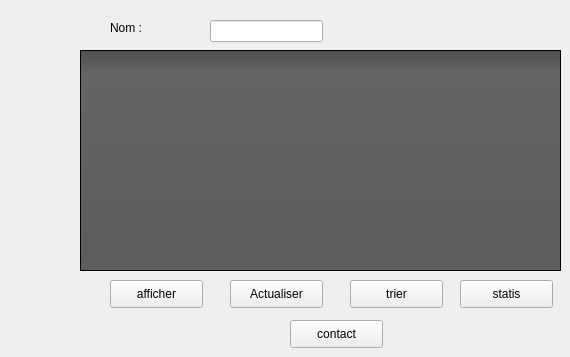
     <widget class="QWidget" name="tab_2">
      <attribute name="title">
       <string>Afficher les clients</string>
      </attribute>
      <widget class="QTableView" name="tableView">
       <property name="geometry">
        <rect>
         <x>80</x>
         <y>50</y>
         <width>481</width>
         <height>221</height>
        </rect>
       </property>
       <property name="styleSheet">
        <string notr="true">QToolTip
{
     border: 1px solid black;
     background-color: #ffa02f;
     padding: 1px;
     border-radius: 3px;
     opacity: 100;
}

QWidget
{
    color: #b1b1b1;
    background-color: #323232;
}

QWidget:item:hover
{
    background-color: QLinearGradient( x1: 0, y1: 0, x2: 0, y2: 1, stop: 0 #ffa02f, stop: 1 #ca0619);
    color: #000000;
}

QWidget:item:selected
{
    background-color: QLinearGradient( x1: 0, y1: 0, x2: 0, y2: 1, stop: 0 #ffa02f, stop: 1 #d7801a);
}

QMenuBar::item
{
    background: transparent;
}

QMenuBar::item:selected
{
    background: transparent;
    border: 1px solid #ffaa00;
}

QMenuBar::item:pressed
{
    background: #444;
    border: 1px solid #000;
    background-color: QLinearGradient(
        x1:0, y1:0,
        x2:0, y2:1,
        stop:1 #212121,
        stop:0.4 #343434/*,
        stop:0.2 #343434,
        stop:0.1 #ffaa00*/
    );
    margin-bottom:-1px;
    padding-bottom:1px;
}

QMenu
{
    border: 1px solid #000;
}

QMenu::item
{
    padding: 2px 20px 2px 20px;
}

QMenu::item:selected
{
    color: #000000;
}

QWidget:disabled
{
    color: #404040;
    background-color: #323232;
}

QAbstractItemView
{
    background-color: QLinearGradient( x1: 0, y1: 0, x2: 0, y2: 1, stop: 0 #4d4d4d, stop: 0.1 #646464, stop: 1 #5d5d5d);
}

QWidget:focus
{
    /*border: 2px solid QLinearGradient( x1: 0, y1: 0, x2: 0, y2: 1, stop: 0 #ffa02f, stop: 1 #d7801a);*/
}

QLineEdit
{
    background-color: QLinearGradient( x1: 0, y1: 0, x2: 0, y2: 1, stop: 0 #4d4d4d, stop: 0 #646464, stop: 1 #5d5d5d);
    padding: 1px;
    border-style: solid;
    border: 1px solid #1e1e1e;
    border-radius: 5;
}

QPushButton
{
    color: #b1b1b1;
    background-color: QLinearGradient( x1: 0, y1: 0, x2: 0, y2: 1, stop: 0 #565656, stop: 0.1 #525252, stop: 0.5 #4e4e4e, stop: 0.9 #4a4a4a, stop: 1 #464646);
    border-width: 1px;
    border-color: #1e1e1e;
    border-style: solid;
    border-radius: 6;
    padding: 3px;
    font-size: 12px;
    padding-left: 5px;
    padding-right: 5px;
}

QPushButton:pressed
{
    background-color: QLinearGradient( x1: 0, y1: 0, x2: 0, y2: 1, stop: 0 #2d2d2d, stop: 0.1 #2b2b2b, stop: 0.5 #292929, stop: 0.9 #282828, stop: 1 #252525);
}

QComboBox
{
    selection-background-color: #ffaa00;
    background-color: QLinearGradient( x1: 0, y1: 0, x2: 0, y2: 1, stop: 0 #565656, stop: 0.1 #525252, stop: 0.5 #4e4e4e, stop: 0.9 #4a4a4a, stop: 1 #464646);
    border-style: solid;
    border: 1px solid #1e1e1e;
    border-radius: 5;
}

QComboBox:hover,QPushButton:hover
{
    border: 2px solid QLinearGradient( x1: 0, y1: 0, x2: 0, y2: 1, stop: 0 #ffa02f, stop: 1 #d7801a);
}


QComboBox:on
{
    padding-top: 3px;
    padding-left: 4px;
    background-color: QLinearGradient( x1: 0, y1: 0, x2: 0, y2: 1, stop: 0 #2d2d2d, stop: 0.1 #2b2b2b, stop: 0.5 #292929, stop: 0.9 #282828, stop: 1 #252525);
    selection-background-color: #ffaa00;
}

QComboBox QAbstractItemView
{
    border: 2px solid darkgray;
    selection-background-color: QLinearGradient( x1: 0, y1: 0, x2: 0, y2: 1, stop: 0 #ffa02f, stop: 1 #d7801a);
}

QComboBox::drop-down
{
     subcontrol-origin: padding;
     subcontrol-position: top right;
     width: 15px;

     border-left-width: 0px;
     border-left-color: darkgray;
     border-left-style: solid; /* just a single line */
     border-top-right-radius: 3px; /* same radius as the QComboBox */
     border-bottom-right-radius: 3px;
 }

QComboBox::down-arrow
{
     image: url(:/down_arrow.png);
}

QGroupBox:focus
{
border: 2px solid QLinearGradient( x1: 0, y1: 0, x2: 0, y2: 1, stop: 0 #ffa02f, stop: 1 #d7801a);
}

QTextEdit:focus
{
    border: 2px solid QLinearGradient( x1: 0, y1: 0, x2: 0, y2: 1, stop: 0 #ffa02f, stop: 1 #d7801a);
}

QScrollBar:horizontal {
     border: 1px solid #222222;
     background: QLinearGradient( x1: 0, y1: 0, x2: 0, y2: 1, stop: 0.0 #121212, stop: 0.2 #282828, stop: 1 #484848);
     height: 7px;
     margin: 0px 16px 0 16px;
}

QScrollBar::handle:horizontal
{
      background: QLinearGradient( x1: 0, y1: 0, x2: 1, y2: 0, stop: 0 #ffa02f, stop: 0.5 #d7801a, stop: 1 #ffa02f);
      min-height: 20px;
      border-radius: 2px;
}

QScrollBar::add-line:horizontal {
      border: 1px solid #1b1b19;
      border-radius: 2px;
      background: QLinearGradient( x1: 0, y1: 0, x2: 1, y2: 0, stop: 0 #ffa02f, stop: 1 #d7801a);
      width: 14px;
      subcontrol-position: right;
      subcontrol-origin: margin;
}

QScrollBar::sub-line:horizontal {
      border: 1px solid #1b1b19;
      border-radius: 2px;
      background: QLinearGradient( x1: 0, y1: 0, x2: 1, y2: 0, stop: 0 #ffa02f, stop: 1 #d7801a);
      width: 14px;
     subcontrol-position: left;
     subcontrol-origin: margin;
}

QScrollBar::right-arrow:horizontal, QScrollBar::left-arrow:horizontal
{
      border: 1px solid black;
      width: 1px;
      height: 1px;
      background: white;
}

QScrollBar::add-page:horizontal, QScrollBar::sub-page:horizontal
{
      background: none;
}

QScrollBar:vertical
{
      background: QLinearGradient( x1: 0, y1: 0, x2: 1, y2: 0, stop: 0.0 #121212, stop: 0.2 #282828, stop: 1 #484848);
      width: 7px;
      margin: 16px 0 16px 0;
      border: 1px solid #222222;
}

QScrollBar::handle:vertical
{
      background: QLinearGradient( x1: 0, y1: 0, x2: 0, y2: 1, stop: 0 #ffa02f, stop: 0.5 #d7801a, stop: 1 #ffa02f);
      min-height: 20px;
      border-radius: 2px;
}

QScrollBar::add-line:vertical
{
      border: 1px solid #1b1b19;
      border-radius: 2px;
      background: QLinearGradient( x1: 0, y1: 0, x2: 0, y2: 1, stop: 0 #ffa02f, stop: 1 #d7801a);
      height: 14px;
      subcontrol-position: bottom;
      subcontrol-origin: margin;
}

QScrollBar::sub-line:vertical
{
      border: 1px solid #1b1b19;
      border-radius: 2px;
      background: QLinearGradient( x1: 0, y1: 0, x2: 0, y2: 1, stop: 0 #d7801a, stop: 1 #ffa02f);
      height: 14px;
      subcontrol-position: top;
      subcontrol-origin: margin;
}

QScrollBar::up-arrow:vertical, QScrollBar::down-arrow:vertical
{
      border: 1px solid black;
      width: 1px;
      height: 1px;
      background: white;
}


QScrollBar::add-page:vertical, QScrollBar::sub-page:vertical
{
      background: none;
}

QTextEdit
{
    background-color: #242424;
}

QPlainTextEdit
{
    background-color: #242424;
}

QHeaderView::section
{
    background-color: QLinearGradient(x1:0, y1:0, x2:0, y2:1, stop:0 #616161, stop: 0.5 #505050, stop: 0.6 #434343, stop:1 #656565);
    color: white;
    padding-left: 4px;
    border: 1px solid #6c6c6c;
}

QCheckBox:disabled
{
color: #414141;
}

QDockWidget::title
{
    text-align: center;
    spacing: 3px; /* spacing between items in the tool bar */
    background-color: QLinearGradient(x1:0, y1:0, x2:0, y2:1, stop:0 #323232, stop: 0.5 #242424, stop:1 #323232);
}

QDockWidget::close-button, QDockWidget::float-button
{
    text-align: center;
    spacing: 1px; /* spacing between items in the tool bar */
    background-color: QLinearGradient(x1:0, y1:0, x2:0, y2:1, stop:0 #323232, stop: 0.5 #242424, stop:1 #323232);
}

QDockWidget::close-button:hover, QDockWidget::float-button:hover
{
    background: #242424;
}

QDockWidget::close-button:pressed, QDockWidget::float-button:pressed
{
    padding: 1px -1px -1px 1px;
}

QMainWindow::separator
{
    background-color: QLinearGradient(x1:0, y1:0, x2:0, y2:1, stop:0 #161616, stop: 0.5 #151515, stop: 0.6 #212121, stop:1 #343434);
    color: white;
    padding-left: 4px;
    border: 1px solid #4c4c4c;
    spacing: 3px; /* spacing between items in the tool bar */
}

QMainWindow::separator:hover
{

    background-color: QLinearGradient(x1:0, y1:0, x2:0, y2:1, stop:0 #d7801a, stop:0.5 #b56c17 stop:1 #ffa02f);
    color: white;
    padding-left: 4px;
    border: 1px solid #6c6c6c;
    spacing: 3px; /* spacing between items in the tool bar */
}

QToolBar::handle
{
     spacing: 3px; /* spacing between items in the tool bar */
     background: url(:/images/handle.png);
}

QMenu::separator
{
    height: 2px;
    background-color: QLinearGradient(x1:0, y1:0, x2:0, y2:1, stop:0 #161616, stop: 0.5 #151515, stop: 0.6 #212121, stop:1 #343434);
    color: white;
    padding-left: 4px;
    margin-left: 10px;
    margin-right: 5px;
}

QProgressBar
{
    border: 2px solid grey;
    border-radius: 5px;
    text-align: center;
}

QProgressBar::chunk
{
    background-color: #d7801a;
    width: 2.15px;
    margin: 0.5px;
}

QTabBar::tab {
    color: #b1b1b1;
    border: 1px solid #444;
    border-bottom-style: none;
    background-color: #323232;
    padding-left: 10px;
    padding-right: 10px;
    padding-top: 3px;
    padding-bottom: 2px;
    margin-right: -1px;
}

QTabWidget::pane {
    border: 1px solid #444;
    top: 1px;
}

QTabBar::tab:last
{
    margin-right: 0; /* the last selected tab has nothing to overlap with on the right */
    border-top-right-radius: 3px;
}

QTabBar::tab:first:!selected
{
 margin-left: 0px; /* the last selected tab has nothing to overlap with on the right */


    border-top-left-radius: 3px;
}

QTabBar::tab:!selected
{
    color: #b1b1b1;
    border-bottom-style: solid;
    margin-top: 3px;
    background-color: QLinearGradient(x1:0, y1:0, x2:0, y2:1, stop:1 #212121, stop:.4 #343434);
}

QTabBar::tab:selected
{
    border-top-left-radius: 3px;
    border-top-right-radius: 3px;
    margin-bottom: 0px;
}

QTabBar::tab:!selected:hover
{
    /*border-top: 2px solid #ffaa00;
    padding-bottom: 3px;*/
    border-top-left-radius: 3px;
    border-top-right-radius: 3px;
    background-color: QLinearGradient(x1:0, y1:0, x2:0, y2:1, stop:1 #212121, stop:0.4 #343434, stop:0.2 #343434, stop:0.1 #ffaa00);
}

QRadioButton::indicator:checked, QRadioButton::indicator:unchecked{
    color: #b1b1b1;
    background-color: #323232;
    border: 1px solid #b1b1b1;
    border-radius: 6px;
}

QRadioButton::indicator:checked
{
    background-color: qradialgradient(
        cx: 0.5, cy: 0.5,
        fx: 0.5, fy: 0.5,
        radius: 1.0,
        stop: 0.25 #ffaa00,
        stop: 0.3 #323232
    );
}

QCheckBox::indicator{
    color: #b1b1b1;
    background-color: #323232;
    border: 1px solid #b1b1b1;
    width: 9px;
    height: 9px;
}

QRadioButton::indicator
{
    border-radius: 6px;
}

QRadioButton::indicator:hover, QCheckBox::indicator:hover
{
    border: 1px solid #ffaa00;
}

QCheckBox::indicator:checked
{
    image:url(:/images/checkbox.png);
}

QCheckBox::indicator:disabled, QRadioButton::indicator:disabled
{
    border: 1px solid #444;
}</string>
       </property>
      </widget>
      <widget class="QPushButton" name="afficher">
       <property name="geometry">
        <rect>
         <x>110</x>
         <y>280</y>
         <width>93</width>
         <height>28</height>
        </rect>
       </property>
       <property name="text">
        <string>afficher</string>
       </property>
      </widget>
      <widget class="QPushButton" name="pushButton_3">
       <property name="geometry">
        <rect>
         <x>350</x>
         <y>280</y>
         <width>93</width>
         <height>28</height>
        </rect>
       </property>
       <property name="text">
        <string>trier</string>
       </property>
      </widget>
      <widget class="QPushButton" name="Actualiser">
       <property name="geometry">
        <rect>
         <x>230</x>
         <y>280</y>
         <width>93</width>
         <height>28</height>
        </rect>
       </property>
       <property name="text">
        <string>Actualiser</string>
       </property>
      </widget>
      <widget class="QPushButton" name="statis">
       <property name="geometry">
        <rect>
         <x>460</x>
         <y>280</y>
         <width>93</width>
         <height>28</height>
        </rect>
       </property>
       <property name="text">
        <string>statis</string>
       </property>
      </widget>
      <widget class="QLineEdit" name="lineEdit">
       <property name="geometry">
        <rect>
         <x>210</x>
         <y>20</y>
         <width>113</width>
         <height>22</height>
        </rect>
       </property>
      </widget>
      <widget class="QLabel" name="label_26">
       <property name="geometry">
        <rect>
         <x>110</x>
         <y>20</y>
         <width>55</width>
         <height>16</height>
        </rect>
       </property>
       <property name="text">
        <string>Nom :</string>
       </property>
      </widget>
      <widget class="QPushButton" name="pushButton_5">
       <property name="geometry">
        <rect>
         <x>290</x>
         <y>320</y>
         <width>93</width>
         <height>28</height>
        </rect>
       </property>
       <property name="text">
        <string>contact</string>
       </property>
      </widget>
     </widget>
